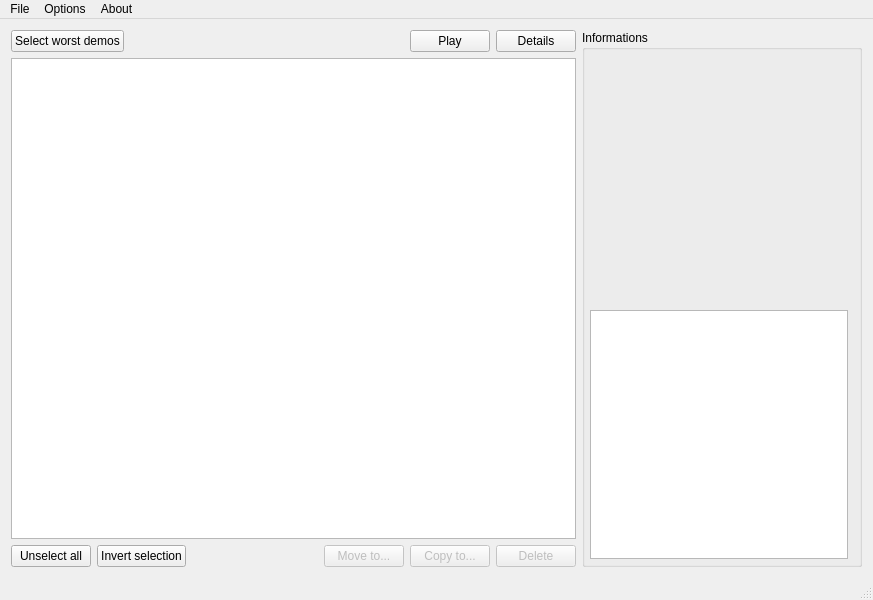
<?xml version="1.0" encoding="UTF-8"?>
<ui version="4.0">
 <class>MainWindow</class>
 <widget class="QMainWindow" name="MainWindow">
  <property name="geometry">
   <rect>
    <x>0</x>
    <y>0</y>
    <width>873</width>
    <height>600</height>
   </rect>
  </property>
  <property name="sizePolicy">
   <sizepolicy hsizetype="Preferred" vsizetype="Preferred">
    <horstretch>0</horstretch>
    <verstretch>0</verstretch>
   </sizepolicy>
  </property>
  <property name="minimumSize">
   <size>
    <width>600</width>
    <height>550</height>
   </size>
  </property>
  <property name="windowTitle">
   <string>QDM68</string>
  </property>
  <widget class="QWidget" name="centralWidget">
   <property name="sizePolicy">
    <sizepolicy hsizetype="MinimumExpanding" vsizetype="Preferred">
     <horstretch>0</horstretch>
     <verstretch>0</verstretch>
    </sizepolicy>
   </property>
   <layout class="QHBoxLayout" name="horizontalLayout_3" stretch="2,3">
    <item>
     <layout class="QVBoxLayout" name="verticalLayout">
      <property name="sizeConstraint">
       <enum>QLayout::SetFixedSize</enum>
      </property>
      <item>
       <layout class="QHBoxLayout" name="horizontalLayout">
        <item>
         <widget class="QPushButton" name="btnSelectWorst">
          <property name="text">
           <string>Select worst demos</string>
          </property>
         </widget>
        </item>
        <item>
         <spacer name="horizontalSpacer">
          <property name="orientation">
           <enum>Qt::Horizontal</enum>
          </property>
          <property name="sizeHint" stdset="0">
           <size>
            <width>40</width>
            <height>20</height>
           </size>
          </property>
         </spacer>
        </item>
        <item>
         <widget class="QPushButton" name="btnPlayDemo">
          <property name="text">
           <string>Play</string>
          </property>
          <property name="icon">
           <iconset resource="ressources.qrc">
            <normaloff>:/image/images/play_24.png</normaloff>:/image/images/play_24.png</iconset>
          </property>
          <property name="iconSize">
           <size>
            <width>16</width>
            <height>16</height>
           </size>
          </property>
         </widget>
        </item>
        <item>
         <widget class="QPushButton" name="btnDetails">
          <property name="text">
           <string>Details</string>
          </property>
         </widget>
        </item>
       </layout>
      </item>
      <item>
       <widget class="ListViewCustom" name="listView">
        <property name="minimumSize">
         <size>
          <width>550</width>
          <height>0</height>
         </size>
        </property>
        <property name="font">
         <font>
          <pointsize>10</pointsize>
         </font>
        </property>
        <property name="editTriggers">
         <set>QAbstractItemView::CurrentChanged|QAbstractItemView::EditKeyPressed</set>
        </property>
        <property name="alternatingRowColors">
         <bool>false</bool>
        </property>
        <property name="verticalScrollMode">
         <enum>QAbstractItemView::ScrollPerItem</enum>
        </property>
       </widget>
      </item>
      <item>
       <layout class="QHBoxLayout" name="horizontalLayout_2">
        <item>
         <widget class="QPushButton" name="btnUnselectAll">
          <property name="text">
           <string>Unselect all</string>
          </property>
         </widget>
        </item>
        <item>
         <widget class="QPushButton" name="btnInvertSelection">
          <property name="text">
           <string>Invert selection</string>
          </property>
         </widget>
        </item>
        <item>
         <spacer name="horizontalSpacer_2">
          <property name="orientation">
           <enum>Qt::Horizontal</enum>
          </property>
          <property name="sizeHint" stdset="0">
           <size>
            <width>40</width>
            <height>20</height>
           </size>
          </property>
         </spacer>
        </item>
        <item>
         <widget class="QPushButton" name="btnMoveTo">
          <property name="enabled">
           <bool>false</bool>
          </property>
          <property name="text">
           <string>Move to...</string>
          </property>
         </widget>
        </item>
        <item>
         <widget class="QPushButton" name="btnCopyTo">
          <property name="enabled">
           <bool>false</bool>
          </property>
          <property name="text">
           <string>Copy to...</string>
          </property>
         </widget>
        </item>
        <item>
         <widget class="QPushButton" name="btnDelete">
          <property name="enabled">
           <bool>false</bool>
          </property>
          <property name="text">
           <string>Delete</string>
          </property>
         </widget>
        </item>
       </layout>
      </item>
     </layout>
    </item>
    <item>
     <widget class="QGroupBox" name="demoInfosBox">
      <property name="sizePolicy">
       <sizepolicy hsizetype="Fixed" vsizetype="Preferred">
        <horstretch>0</horstretch>
        <verstretch>0</verstretch>
       </sizepolicy>
      </property>
      <property name="minimumSize">
       <size>
        <width>280</width>
        <height>0</height>
       </size>
      </property>
      <property name="maximumSize">
       <size>
        <width>280</width>
        <height>16777215</height>
       </size>
      </property>
      <property name="title">
       <string>Informations</string>
      </property>
      <layout class="QVBoxLayout" name="verticalLayout_2">
       <property name="leftMargin">
        <number>5</number>
       </property>
       <property name="topMargin">
        <number>5</number>
       </property>
       <property name="bottomMargin">
        <number>5</number>
       </property>
       <item>
        <widget class="QTextEdit" name="frameDemo">
         <property name="palette">
          <palette>
           <active>
            <colorrole role="Base">
             <brush brushstyle="SolidPattern">
              <color alpha="0">
               <red>255</red>
               <green>255</green>
               <blue>255</blue>
              </color>
             </brush>
            </colorrole>
           </active>
           <inactive>
            <colorrole role="Base">
             <brush brushstyle="SolidPattern">
              <color alpha="0">
               <red>255</red>
               <green>255</green>
               <blue>255</blue>
              </color>
             </brush>
            </colorrole>
           </inactive>
           <disabled>
            <colorrole role="Base">
             <brush brushstyle="SolidPattern">
              <color alpha="255">
               <red>239</red>
               <green>239</green>
               <blue>239</blue>
              </color>
             </brush>
            </colorrole>
           </disabled>
          </palette>
         </property>
         <property name="font">
          <font>
           <pointsize>10</pointsize>
          </font>
         </property>
         <property name="frameShape">
          <enum>QFrame::NoFrame</enum>
         </property>
         <property name="html">
          <string notr="true">&lt;!DOCTYPE HTML PUBLIC &quot;-//W3C//DTD HTML 4.0//EN&quot; &quot;http://www.w3.org/TR/REC-html40/strict.dtd&quot;&gt;
&lt;html&gt;&lt;head&gt;&lt;meta name=&quot;qrichtext&quot; content=&quot;1&quot; /&gt;&lt;style type=&quot;text/css&quot;&gt;
p, li { white-space: pre-wrap; }
&lt;/style&gt;&lt;/head&gt;&lt;body style=&quot; font-family:'Ubuntu'; font-size:10pt; font-weight:400; font-style:normal;&quot;&gt;
&lt;table border=&quot;0&quot; style=&quot;-qt-table-type: root; margin-top:4px; margin-bottom:4px; margin-left:4px; margin-right:4px;&quot;&gt;
&lt;tr&gt;
&lt;td style=&quot;border: none;&quot;&gt;
&lt;p style=&quot;-qt-paragraph-type:empty; margin-top:0px; margin-bottom:0px; margin-left:0px; margin-right:0px; -qt-block-indent:0; text-indent:0px;&quot;&gt;&lt;/p&gt;
&lt;p style=&quot;-qt-paragraph-type:empty; margin-top:0px; margin-bottom:0px; margin-left:0px; margin-right:0px; -qt-block-indent:0; text-indent:0px;&quot;&gt;&lt;/p&gt;
&lt;p style=&quot;-qt-paragraph-type:empty; margin-top:0px; margin-bottom:0px; margin-left:0px; margin-right:0px; -qt-block-indent:0; text-indent:0px;&quot;&gt;&lt;/p&gt;
&lt;p style=&quot;-qt-paragraph-type:empty; margin-top:0px; margin-bottom:0px; margin-left:0px; margin-right:0px; -qt-block-indent:0; text-indent:0px;&quot;&gt;&lt;/p&gt;
&lt;p style=&quot;-qt-paragraph-type:empty; margin-top:0px; margin-bottom:0px; margin-left:0px; margin-right:0px; -qt-block-indent:0; text-indent:0px;&quot;&gt;&lt;/p&gt;
&lt;p style=&quot;-qt-paragraph-type:empty; margin-top:0px; margin-bottom:0px; margin-left:0px; margin-right:0px; -qt-block-indent:0; text-indent:0px;&quot;&gt;&lt;/p&gt;
&lt;p style=&quot;-qt-paragraph-type:empty; margin-top:0px; margin-bottom:0px; margin-left:0px; margin-right:0px; -qt-block-indent:0; text-indent:0px;&quot;&gt;&lt;/p&gt;
&lt;p style=&quot;-qt-paragraph-type:empty; margin-top:0px; margin-bottom:0px; margin-left:0px; margin-right:0px; -qt-block-indent:0; text-indent:0px;&quot;&gt;&lt;/p&gt;
&lt;p style=&quot;-qt-paragraph-type:empty; margin-top:0px; margin-bottom:0px; margin-left:0px; margin-right:0px; -qt-block-indent:0; text-indent:0px; font-size:11pt;&quot;&gt;&lt;/p&gt;
&lt;p style=&quot;-qt-paragraph-type:empty; margin-top:0px; margin-bottom:0px; margin-left:0px; margin-right:0px; -qt-block-indent:0; text-indent:0px; font-family:'MS Shell Dlg 2'; font-size:8pt;&quot;&gt;&lt;/p&gt;&lt;/td&gt;&lt;/tr&gt;&lt;/table&gt;&lt;/body&gt;&lt;/html&gt;</string>
         </property>
         <property name="textInteractionFlags">
          <set>Qt::TextSelectableByKeyboard|Qt::TextSelectableByMouse</set>
         </property>
        </widget>
       </item>
       <item>
        <widget class="QTableView" name="varTableView">
         <property name="sizePolicy">
          <sizepolicy hsizetype="Expanding" vsizetype="Expanding">
           <horstretch>0</horstretch>
           <verstretch>0</verstretch>
          </sizepolicy>
         </property>
         <property name="minimumSize">
          <size>
           <width>0</width>
           <height>0</height>
          </size>
         </property>
         <property name="maximumSize">
          <size>
           <width>16777215</width>
           <height>300</height>
          </size>
         </property>
         <property name="font">
          <font>
           <pointsize>9</pointsize>
          </font>
         </property>
         <property name="alternatingRowColors">
          <bool>true</bool>
         </property>
         <property name="selectionMode">
          <enum>QAbstractItemView::ExtendedSelection</enum>
         </property>
         <property name="verticalScrollMode">
          <enum>QAbstractItemView::ScrollPerPixel</enum>
         </property>
         <property name="horizontalScrollMode">
          <enum>QAbstractItemView::ScrollPerPixel</enum>
         </property>
         <property name="showGrid">
          <bool>true</bool>
         </property>
         <property name="gridStyle">
          <enum>Qt::SolidLine</enum>
         </property>
         <property name="sortingEnabled">
          <bool>false</bool>
         </property>
         <property name="wordWrap">
          <bool>true</bool>
         </property>
         <attribute name="horizontalHeaderVisible">
          <bool>false</bool>
         </attribute>
         <attribute name="horizontalHeaderDefaultSectionSize">
          <number>75</number>
         </attribute>
         <attribute name="horizontalHeaderMinimumSectionSize">
          <number>16</number>
         </attribute>
         <attribute name="horizontalHeaderShowSortIndicator" stdset="0">
          <bool>false</bool>
         </attribute>
         <attribute name="horizontalHeaderStretchLastSection">
          <bool>true</bool>
         </attribute>
         <attribute name="verticalHeaderVisible">
          <bool>false</bool>
         </attribute>
         <attribute name="verticalHeaderDefaultSectionSize">
          <number>18</number>
         </attribute>
         <attribute name="verticalHeaderMinimumSectionSize">
          <number>15</number>
         </attribute>
        </widget>
       </item>
      </layout>
     </widget>
    </item>
   </layout>
  </widget>
  <widget class="QMenuBar" name="menuBar">
   <property name="geometry">
    <rect>
     <x>0</x>
     <y>0</y>
     <width>873</width>
     <height>25</height>
    </rect>
   </property>
   <widget class="QMenu" name="menuFile">
    <property name="title">
     <string>File</string>
    </property>
    <addaction name="separator"/>
    <addaction name="actionDemos_folder"/>
    <addaction name="separator"/>
    <addaction name="actionQuit"/>
   </widget>
   <widget class="QMenu" name="menuAbout">
    <property name="title">
     <string>Options</string>
    </property>
    <addaction name="actionSettings"/>
    <addaction name="actionStatistics"/>
    <addaction name="separator"/>
    <addaction name="actionParseAll"/>
   </widget>
   <widget class="QMenu" name="menuMore">
    <property name="title">
     <string>About</string>
    </property>
    <addaction name="actionAbout"/>
   </widget>
   <addaction name="menuFile"/>
   <addaction name="menuAbout"/>
   <addaction name="menuMore"/>
  </widget>
  <widget class="QStatusBar" name="statusBar"/>
  <action name="actionOptions">
   <property name="text">
    <string>Options</string>
   </property>
  </action>
  <action name="actionQuit">
   <property name="text">
    <string>Quit</string>
   </property>
  </action>
  <action name="actionDemos_folder">
   <property name="icon">
    <iconset resource="ressources.qrc">
     <normaloff>:/image/images/folder_16.png</normaloff>:/image/images/folder_16.png</iconset>
   </property>
   <property name="text">
    <string>Demos folder...</string>
   </property>
   <property name="iconVisibleInMenu">
    <bool>true</bool>
   </property>
  </action>
  <action name="actionStatistics">
   <property name="icon">
    <iconset resource="ressources.qrc">
     <normaloff>:/image/images/diagram_16.png</normaloff>:/image/images/diagram_16.png</iconset>
   </property>
   <property name="text">
    <string>Statistics</string>
   </property>
   <property name="iconVisibleInMenu">
    <bool>true</bool>
   </property>
  </action>
  <action name="actionSettings">
   <property name="icon">
    <iconset resource="ressources.qrc">
     <normaloff>:/image/images/gear_16.png</normaloff>:/image/images/gear_16.png</iconset>
   </property>
   <property name="text">
    <string>Settings</string>
   </property>
   <property name="iconVisibleInMenu">
    <bool>true</bool>
   </property>
  </action>
  <action name="actionAbout">
   <property name="text">
    <string>About QDM68</string>
   </property>
  </action>
  <action name="actionAbout_Qt">
   <property name="text">
    <string>About Qt</string>
   </property>
  </action>
  <action name="actionParseAll">
   <property name="text">
    <string>Analyse all demos</string>
   </property>
   <property name="toolTip">
    <string>For faster reading of demos informations</string>
   </property>
  </action>
 </widget>
 <layoutdefault spacing="6" margin="11"/>
 <customwidgets>
  <customwidget>
   <class>ListViewCustom</class>
   <extends>QListView</extends>
   <header>listviewcustom.h</header>
  </customwidget>
 </customwidgets>
 <resources>
  <include location="ressources.qrc"/>
 </resources>
 <connections/>
</ui>
